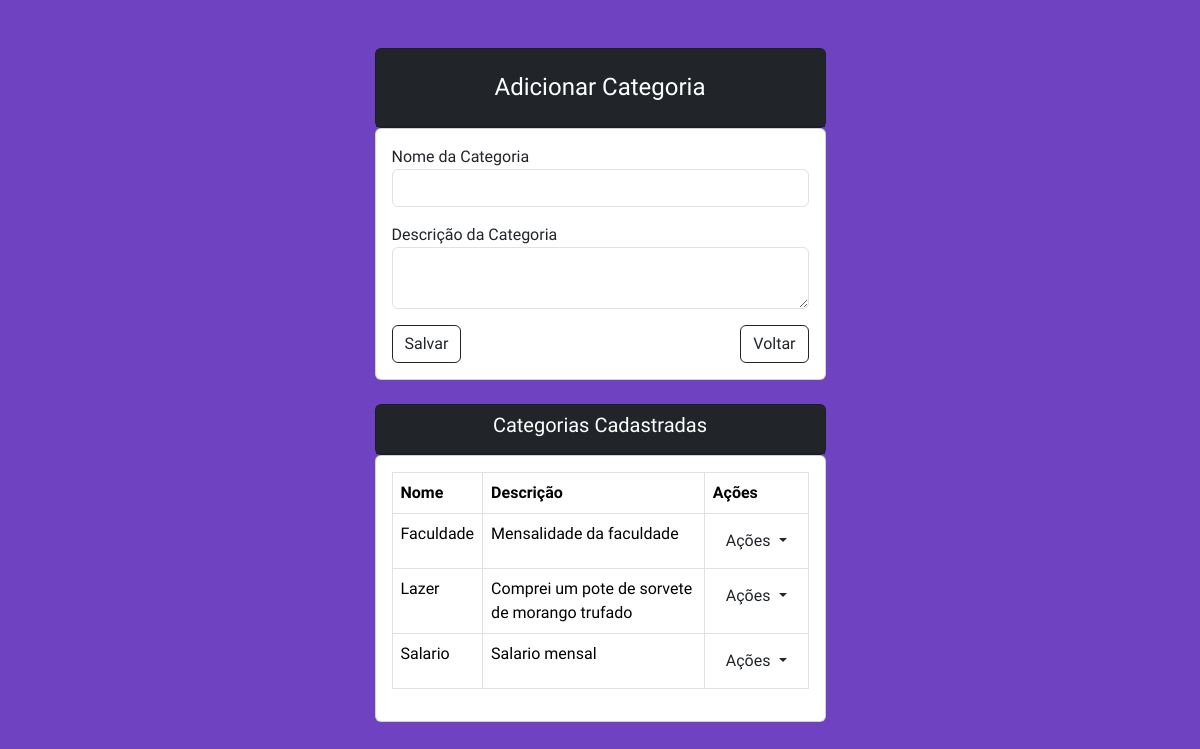
The app's page /categorias/categoria-create.php with its own data.
### tables this page shows
CREATE TABLE `categoria` (
  `id_categoria` int(11) NOT NULL,
  `nome_categoria` varchar(100) NOT NULL,
  `descricao_categoria` text DEFAULT NULL
);

### categorias/categoria-create.php (the view, shortened to what this page needs)
<?php
require_once '../conexao.php';
$sql = "SELECT * FROM categoria ORDER BY nome_categoria";
$result = $conn->query($sql);
?>
<!DOCTYPE html>
<html lang="pt-BR">
<head>
    <link href="https://cdn.jsdelivr.net/npm/bootstrap@5.3.3/dist/css/bootstrap.min.css" rel="stylesheet">
    <link rel="stylesheet" href="https://cdn.jsdelivr.net/npm/bootstrap-icons@1.11.3/font/bootstrap-icons.min.css">
    <link href="../css/categoria.css" rel="stylesheet">
</head>
<body>
    <div class="container mt-5">
        <div class="row justify-content-center">
            <div class="col-md-6 col-lg-5">
                <div class="card bg-dark">
                    <div class="card-header text-white bg-dark">
                        <h4 class="mt-3 mb-3 text-center">
                            Adicionar Categoria
                        </h4>
                    </div>
                </div>
                <div class="card">
                    <div class="card-body">
                        <form action="categoria-acoes.php" method="POST">
                            <div class="mb-3">
                                <label for="nome_categoria">Nome da Categoria</label>
                                <input type="text" name="nome_categoria" id="nome_categoria" class="form-control">
                            </div>
                            <div class="mb-3">
                                <label for="descricao_categoria">Descrição da Categoria</label>
                                <textarea type="text" name="descricao_categoria" id="descricao_categoria" class="form-control"></textarea>
                            </div>
                            <button type="submit" class="btn btn-outline-dark">Salvar</button>
                            <a href="../index.php" class="btn btn-outline-dark float-end">Voltar</a>
                        </form>
                    </div>
                </div>
            </div>
        </div>
        <div class="row justify-content-center">
            <div class="col-md-6 col-lg-5">
                <div class="card bg-dark mt-4">
                    <div class="card-header text-white bg-dark"><h5 class=" text-center">Categorias Cadastradas</h5></div>
                </div>
                <div class="card">
                    <div class="card-body">
                        <?php if ($result->num_rows > 0): ?>
                            <table class="table table-bordered">
                                <thead>
                                    <tr>
                                        <th>Nome</th>
                                        <th>Descrição</th>
                                        <th>Ações</th>
                                    </tr>
                                </thead>
                                <tbody>
                                    <?php while ($categoria = $result->fetch_assoc()): ?>
                                        <tr>
                                            <td><?php echo $categoria['nome_categoria']; ?></td>
                                            <td><?php echo $categoria['descricao_categoria']; ?></td>
                                            <td>
                                                <div class="btn-group">
                                                    <button class="btn dropdown-toggle" data-bs-toggle="dropdown" aria-expanded="false">
                                                        Ações
                                                    </button>
                                                </div>
                                            </td>
                                        </tr>
                                    <?php endwhile;?>
                                </tbody>
                            </table>
                        <?php else: ?>
                            <p class="text-center">Nenhuma categoria cadastrada.</p>
                        <?php endif; ?>
                    </div>
                </div>
            </div>
        </div>
        </div>
</body>
</html>

### css/categoria.css (style rules this page uses)
body { background-color: #6f42c1; font-family: "Source Sans 3", sans-serif; }

### records on screen
categoria: nome_categoria "Faculdade", descricao_categoria "Mensalidade da faculdade"
categoria: nome_categoria "Lazer", descricao_categoria "Comprei um pote de sorvete de morango trufado"
categoria: nome_categoria "Salario", descricao_categoria "Salario mensal"
